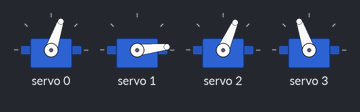
The sketch below on a simulated Arduino Uno, built with avr-gcc and run on an emulated ATmega328P. Parts: 4 × servo.

Above: at 3.18 s.
At 7.38 s:
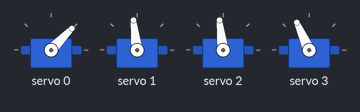
At 10.79 s:
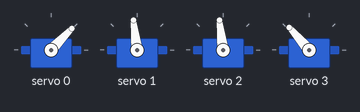
At 17.9 s:
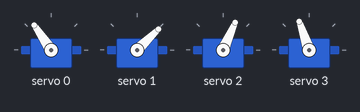
At 23.4 s:
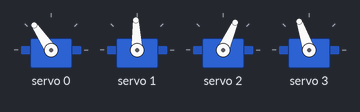
At 32.4 s:
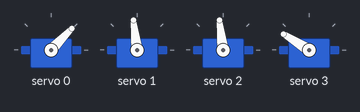
Timing chart, 0 to 40.0 s (numbered marks = the images above):
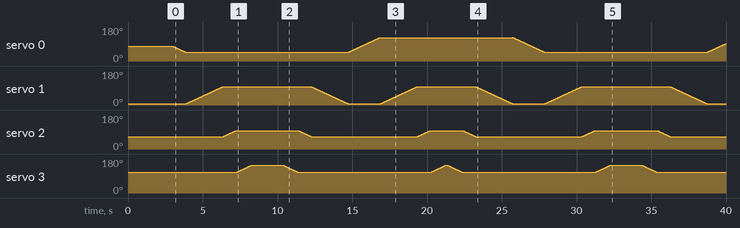

The sketch:

Robot_arm.ino
```cpp
/*Robot arm control with Arduino
   https://srituhobby.com
*/

#include <Wire.h>
#include <Adafruit_PWMServoDriver.h>

Adafruit_PWMServoDriver hemel = Adafruit_PWMServoDriver();

#define servo1 0
#define servo2 1
#define servo3 2
#define servo4 3


void setup() {
  Serial.begin(9600);
  hemel.begin();
  hemel.setPWMFreq(60);
  hemel.setPWM(servo1, 0, 330);
  hemel.setPWM(servo2, 0, 150);
  hemel.setPWM(servo3, 0, 300);
  hemel.setPWM(servo4, 0, 410);
  delay(3000);
}

void loop() {

  for (int S1value = 330; S1value >= 250; S1value--) {
    hemel.setPWM(servo1, 0, S1value);
    delay(10);
  }

  for (int S2value = 150; S2value <= 380; S2value++) {
    hemel.setPWM(servo2, 0, S2value);
    delay(10);
  }

  for (int S3value = 300; S3value <= 380; S3value++) {
    hemel.setPWM(servo3, 0, S3value);
    delay(10);
  }

  for (int S4value = 410; S4value <= 510; S4value++) {
    hemel.setPWM(servo4, 0, S4value);
    delay(10);
  }
  ////////////////////////
  delay(2000);
  for (int S4value = 510; S4value > 410; S4value--) {
    hemel.setPWM(servo4, 0, S4value);
    delay(10);
  }

  for (int S3value = 380; S3value > 300; S3value--) {
    hemel.setPWM(servo3, 0, S3value);
    delay(10);
  }

  for (int S2value = 380; S2value > 150; S2value--) {
    hemel.setPWM(servo2, 0, S2value);
    delay(10);
  }

  for (int S1value = 250; S1value < 450; S1value++) {
    hemel.setPWM(servo1, 0, S1value);
    delay(10);
  }
  //////////////////////
  for (int S2value = 150; S2value <= 380; S2value++) {
    hemel.setPWM(servo2, 0, S2value);
    delay(10);
  }

  for (int S3value = 300; S3value <= 380; S3value++) {
    hemel.setPWM(servo3, 0, S3value);
    delay(10);
  }

  for (int S4value = 410; S4value <= 510; S4value++) {
    hemel.setPWM(servo4, 0, S4value);
    delay(10);
  }

  for (int S4value = 510; S4value > 410; S4value--) {
    hemel.setPWM(servo4, 0, S4value);
    delay(10);
  }
  ///////////////////
  for (int S3value = 380; S3value > 300; S3value--) {
    hemel.setPWM(servo3, 0, S3value);
    delay(10);
  }

  for (int S2value = 380; S2value > 150; S2value--) {
    hemel.setPWM(servo2, 0, S2value);
    delay(10);
  }

  for (int S1value = 450; S1value > 330; S1value--) {
    hemel.setPWM(servo1, 0, S1value);
    delay(10);
  }
}
```
